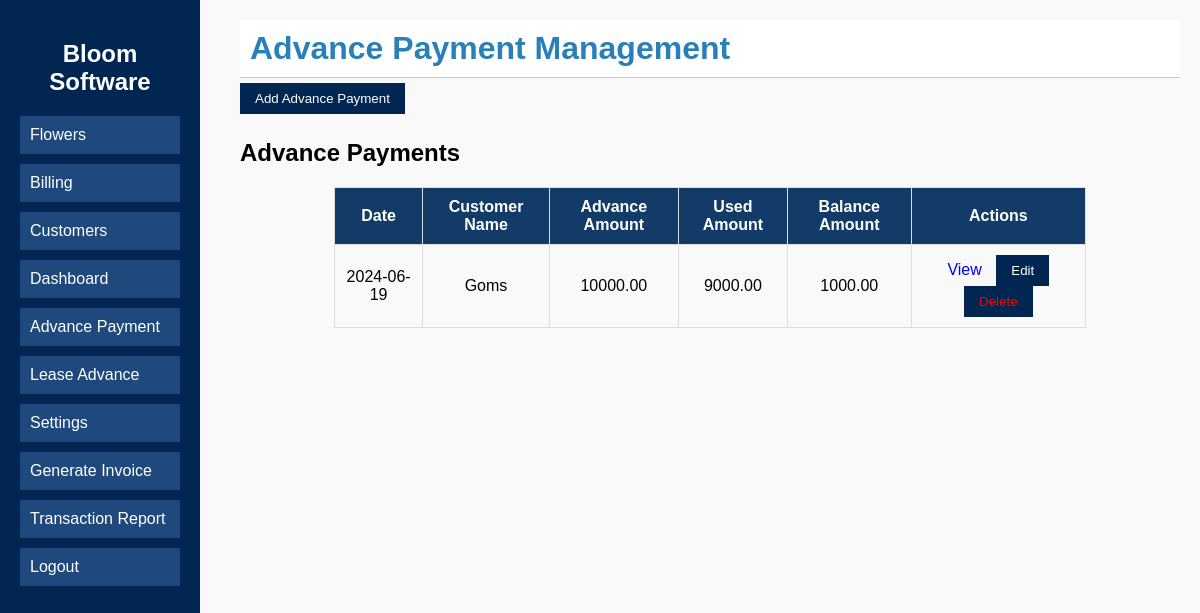
Screenshot of /php/src/advance_payment.php (signed in) with the database file from the repository.
### tables this page shows
CREATE TABLE `customer_advance` (
  `advance_id` int NOT NULL AUTO_INCREMENT,
  `customer_id` int NOT NULL,
  `advance_amount` decimal(10,2) NOT NULL,
  `used_amount` decimal(10,2) DEFAULT '0.00',
  `balance_amount` decimal(10,2) NOT NULL,
  `advance_date` date NOT NULL,
  PRIMARY KEY (`advance_id`),
  KEY `customer_id` (`customer_id`),
  CONSTRAINT `customer_advance_ibfk_1` FOREIGN KEY (`customer_id`) REFERENCES `customer` (`customer_id`) ON DELETE CASCADE
);

CREATE TABLE `customer` (
  `customer_id` int NOT NULL AUTO_INCREMENT,
  `name` varchar(255) NOT NULL,
  `location` varchar(255) NOT NULL,
  `commission_amount` decimal(10,2) DEFAULT '0.00',
  PRIMARY KEY (`customer_id`)
);

### php/src/advance_payment.php (the view, shortened to what this page needs)
<?php
include('db.php');
$advances_result = $conn->query("SELECT ca.advance_id, ca.advance_date, c.name, ca.advance_amount, ca.used_amount, ca.balance_amount
                                 FROM customer_advance ca
                                 JOIN customer c ON ca.customer_id = c.customer_id");
?>
<!DOCTYPE html>
<html>
<head>
    <link rel="stylesheet" type="text/css" href="css/style.css">
    <link rel="stylesheet" href="https://cdn.jsdelivr.net/npm/flatpickr/dist/flatpickr.min.css">
    <link href="https://cdn.jsdelivr.net/npm/select2@4.1.0-rc.0/dist/css/select2.min.css" rel="stylesheet" />
</head>
<body>
<div class="sidebar">
        <h2>Bloom Software</h2>
        <a href="flowers.php">Flowers</a>
        <a href="billing.php">Billing</a>
        <a href="customer.php">Customers</a>
        <?php if ($_SESSION['role'] == 'superadmin') { ?>
            <a href="dashboard.php">Dashboard</a>
            <a href="advance_payment.php">Advance Payment</a>
            <a href="lease_advances.php">Lease Advance</a>
            <a href="settings.php">Settings</a>
        <?php } ?>
        <a href="generate_invoice1.php">Generate Invoice</a>
        <a href="transaction_report.php">Transaction Report</a>
        <a href="logout.php">Logout</a>
    </div>
<div class="content">
<div class="cd"> <h1 style="color: #2980b9;">Advance Payment Management </h1> </div>
    <button id="myBtn">Add Advance Payment</button>
    <h2>Advance Payments</h2>
    <table class="table">
        <thead>
            <tr>
                <th>Date</th>
                <th>Customer Name</th>
                <th>Advance Amount</th>
                <th>Used Amount</th>
                <th>Balance Amount</th>
                <th>Actions</th>
            </tr>
        </thead>
        <tbody>
            <?php while ($row = $advances_result->fetch_assoc()) { ?>
                <tr data-id="<?= $row['advance_id'] ?>">
                    <td class="advance_date"><?= htmlspecialchars($row['advance_date']) ?></td>
                    <td><?= htmlspecialchars($row['name']) ?></td>
                    <td class="advance_amount"><?= htmlspecialchars($row['advance_amount']) ?></td>
                    <td><?= htmlspecialchars($row['used_amount']) ?></td>
                    <td><?= htmlspecialchars($row['balance_amount']) ?></td>
                    <td>
                        <a href="view_advance_payment.php?id=<?= $row['advance_id'] ?>" class="view-button">View</a>
                        <button class="edit-button">Edit</button>
                        <button class="delete-button">Delete</button>
                    </td>
                </tr>
            <?php } ?>
        </tbody>
    </table>
</div>
</body>
</html>

### php/src/css/style.css (style rules this page uses)
body { font-family: 'Gill Sans', 'Gill Sans MT', Calibri, 'Trebuchet MS', sans-serif; background-color: #f9f9f9; margin: 0; padding: 0; }
.sidebar { position: fixed; left: 0; top: 0; width: 200px; height: 100%; background-color: #012652; color: #fff; padding: 20px; box-sizing: border-box; }
.sidebar h2 { text-align: center; }
.sidebar a { display: block; color: #fff; text-decoration: none; margin: 10px 0; padding: 10px; background-color: #1f497d; }
.content { margin-left: 220px; padding: 20px; box-sizing: border-box; width: calc(100% - 220px); }
table { width: 100%; border-collapse: collapse; margin-top: 20px; }
table, th, td { border: 1px solid #ccc; padding: 10px; }
th { background-color: #f0f0f0; }
button { padding: 8px 15px; margin: 5px 0; background-color: #012652; color: #fff; border: none; cursor: pointer; }
body { font-family: Arial, sans-serif; background-color: #f0f0f0; padding: 20px; }
h1 { text-align: center; }
table, th, td { border: 1px solid #ccc; }
th, td { padding: 10px; text-align: left; }
th { background-color: #f2f2f2; }
a { text-decoration: none; color: blue; }
.content { margin-left: 220px; padding: 20px; }

### php/src/advance_payment.php (style rules this page uses)
.sidebar { position: fixed; left: 0; top: 0; width: 200px; height: 100%; background-color: #012652; color: #fff; padding: 20px; box-sizing: border-box; }
.sidebar h2 { text-align: center; }
.cd { display: flex; justify-content: space-between; align-items: center; background-color: #fff; padding: 10px; border-bottom: 1px solid #ccc; }
.cd h1 { margin: 0; }
.cd h1 { color: #2980b9; }
.sidebar a { display: block; color: #fff; text-decoration: none; margin: 10px 0; padding: 10px; background-color: #1f497d; }
.edit-button, .delete-button, .view-button { margin: 0 5px; }
.delete-button { color: red; }
th { background-color: #133b68; color: #fff; }
body { font-family: 'Gill Sans', 'Gill Sans MT', Calibri, 'Trebuchet MS', sans-serif; background-color: #f9f9f9; margin: 0; padding: 0; }
.content { margin-left: 220px; padding: 20px; box-sizing: border-box; width: calc(100% - 220px); }
.table { width: 80%; margin: 20px auto; border-collapse: collapse; margin-top: 20px; }
th, td { padding: 10px; text-align: center; border: 1px solid #ddd; }

### rows the page displays
customer_advance: advance_date "2024-06-19", customer.name "Goms", advance_amount "10000.00", used_amount "9000.00", balance_amount "1000.00"
